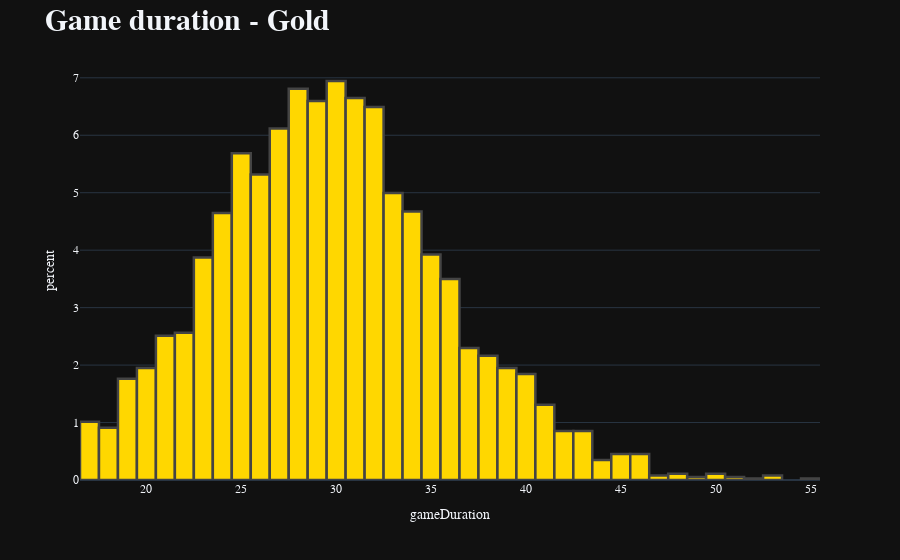

Source (notebook cell):
### Code cell
gold_matches_duration = gold_matches_duration.drop(gold_matches_duration[gold_matches_duration['gameDuration'] >= 60].index)
gold_matches_duration = gold_matches_duration.drop(gold_matches_duration[gold_matches_duration['gameDuration'] <= 16].index)

fig = px.histogram(gold_matches_duration, x = 'gameDuration',
                    histnorm='percent',
                    template = 'plotly_dark',
                   )

fig.update_layout(title='<b>Game duration - Gold<b>', 
                  font_family="Spiegel",
                  titlefont={'size': 30},
                  
                  )

colors = ['#FFD700']*60


fig.update_traces(marker_color=colors, marker_line_color=None,
                  marker_line_width=2.5, opacity=None)

fig.show()

print('The average duration is:', (gold_matches_duration['gameDuration'].sum()/len(gold_matches_duration)).round(2))

### Figure 1 — Plotly figure (JSON) as saved in the notebook; plotly's stock layout.template omitted (floating-point values rounded to 4 significant figures; data arrays with more than 128 entries replaced by an {"elided": "..."} marker saying what was removed)
{"data": [{"alignmentgroup": "True", "bingroup": "x", "histnorm": "percent", "hovertemplate": "gameDuration=%{x}<br>percent=%{y}<extra></extra>", "legendgroup": "", "marker": {"color": ["#FFD700", "#FFD700", "#FFD700", "#FFD700", "#FFD700", "#FFD700", "#FFD700", "#FFD700", "#FFD700", "#FFD700", "#FFD700", "#FFD700", "#FFD700", "#FFD700", "#FFD700", "#FFD700", "#FFD700", "#FFD700", "#FFD700", "#FFD700", "#FFD700", "#FFD700", "#FFD700", "#FFD700", "#FFD700", "#FFD700", "#FFD700", "#FFD700", "#FFD700", "#FFD700", "#FFD700", "#FFD700", "#FFD700", "#FFD700", "#FFD700", "#FFD700", "#FFD700", "#FFD700", "#FFD700", "#FFD700", "#FFD700", "#FFD700", "#FFD700", "#FFD700", "#FFD700", "#FFD700", "#FFD700", "#FFD700", "#FFD700", "#FFD700", "#FFD700", "#FFD700", "#FFD700", "#FFD700", "#FFD700", "#FFD700", "#FFD700", "#FFD700", "#FFD700", "#FFD700"], "line": {"width": 2.5}, "pattern": {"shape": ""}}, "name": "", "offsetgroup": "", "orientation": "v", "showlegend": false, "type": "histogram", "x": {"elided": "3744 int values"}, "xaxis": "x", "yaxis": "y"}], "layout": {"barmode": "relative", "font": {"family": "Spiegel"}, "legend": {"tracegroupgap": 0}, "margin": {"t": 60}, "title": {"font": {"size": 30}, "text": "<b>Game duration - Gold<b>"}, "xaxis": {"anchor": "y", "domain": [0, 1], "title": {"text": "gameDuration"}}, "yaxis": {"anchor": "x", "domain": [0, 1], "title": {"text": "percent"}}}}
